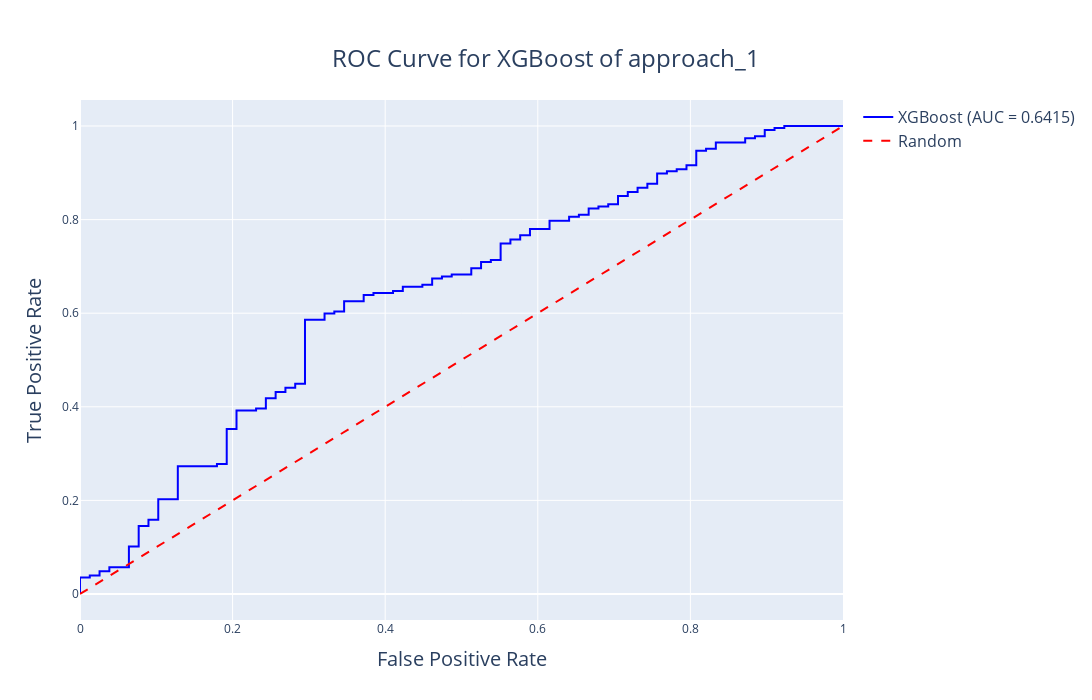

The cell this chart's notebook holds for it:
### Markdown cell above
### <a id='toc1_1_3_'></a>[1.3 XGboost](#toc0_)

### Code cell
### 1. Define hyperparameter distributions for each model
xgb_params = {
    "n_estimators": randint(50, 150),
    "max_depth": randint(3, 10),
    "learning_rate": uniform(0.01, 0.3),
    "subsample": uniform(0.6, 0.4),
    "colsample_bytree": uniform(0.6, 1.0),
}

# Compute class distribution
counter = Counter(y_train)
scale_pos_weight = counter[0] / counter[1]  # Majority / Minority class ratio

### 2.Train XGBoost
xgb = XGBClassifier(
    use_label_encoder=False,
    eval_metric="logloss",
    random_state=42,
    scale_pos_weight=scale_pos_weight,
)
xgb_best, xgb_auc, xgb_acc, xgb_f1, report = model_training.tune_and_evaluate_model(
    xgb,
    xgb_params,
    X_train,
    y_train,
    X_test,
    y_test,
    model_name="XGBoost",
    log_dir="models/logs/approach_1",
    model_dir="models/saved_models/approach_1",
    approach="approach_1",
)
